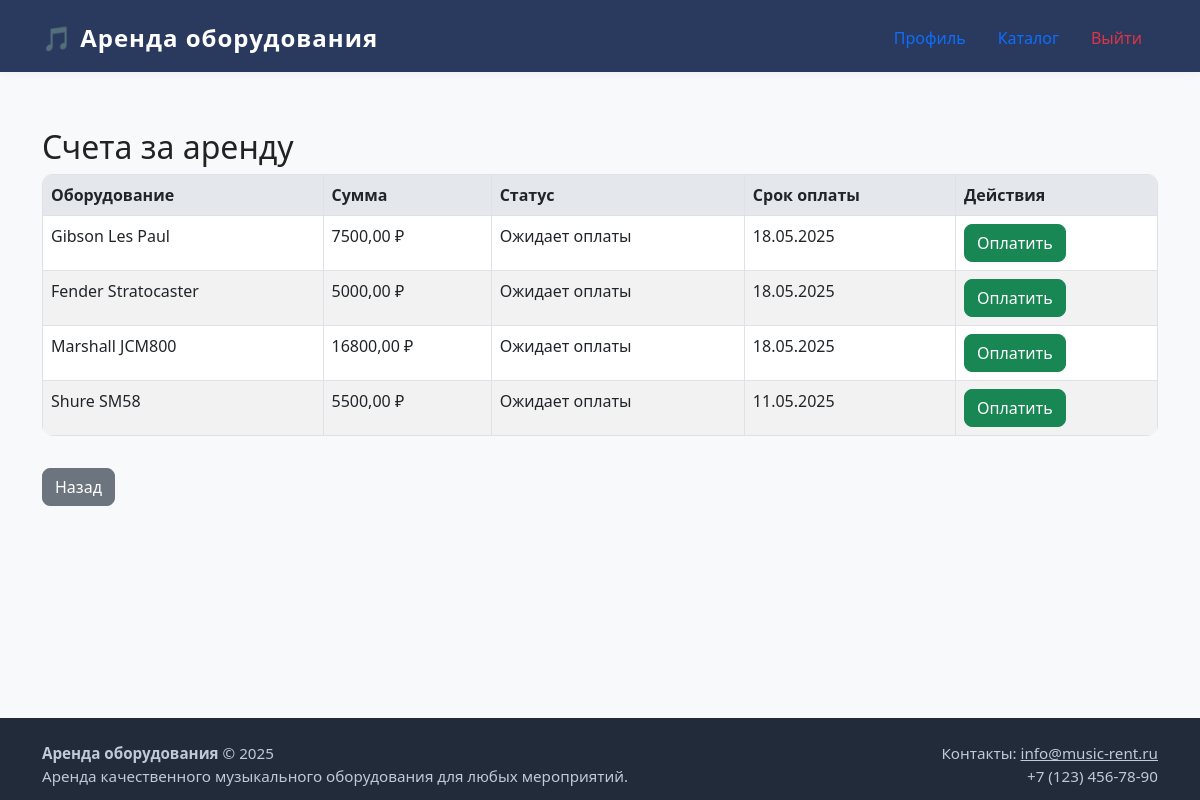
Screenshot of /client/invoices/ (signed in) with the database file from the repository.
### rental/models.py (models this page shows, shortened)
class Invoice(models.Model):
    STATUS_CHOICES = [
        ('pending', 'Ожидает оплаты'),
        ('paid', 'Оплачен'),
        ('cancelled', 'Отменен'),
    ]
    contract = models.ForeignKey(Contract, on_delete=models.CASCADE, related_name='invoices')
    amount = models.DecimalField(max_digits=10, decimal_places=2)
    status = models.CharField(max_length=20, choices=STATUS_CHOICES, default='pending')
    created_at = models.DateTimeField(auto_now_add=True)
    paid_at = models.DateTimeField(null=True, blank=True)
    due_date = models.DateField()
    payment_method = models.CharField(max_length=50, blank=True)
    notes = models.TextField(blank=True)

class Contract(models.Model):
    STATUS_CHOICES = [
        ('draft', 'Черновик'),
        ('active', 'Активный'),
        ('completed', 'Завершен'),
        ('cancelled', 'Отменен'),
    ]
    rental_request = models.OneToOneField(RentalRequest, on_delete=models.CASCADE, related_name='contract')
    manager = models.ForeignKey(Employee, on_delete=models.SET_NULL, null=True, related_name='contracts')
    client = models.ForeignKey(Client, on_delete=models.CASCADE, related_name='contracts')
    equipment = models.ForeignKey(Equipment, on_delete=models.CASCADE)
    start_date = models.DateField()
    end_date = models.DateField()
    total_price = models.DecimalField(max_digits=10, decimal_places=2)
    status = models.CharField(max_length=20, choices=STATUS_CHOICES, default='draft')
    created_at = models.DateTimeField(auto_now_add=True)
    updated_at = models.DateTimeField(auto_now=True)
    notes = models.TextField(blank=True)

class Equipment(models.Model):
    CATEGORY_CHOICES = [
        ('guitar', 'Гитары'),
        ('microphone', 'Микрофоны'),
        ('drums', 'Барабаны'),
        ('amplifier', 'Усилители'),
    ]
    name = models.CharField(max_length=255)
    description = models.TextField(blank=True, null=True)
    category = models.CharField(max_length=20, choices=CATEGORY_CHOICES, default='guitar')
    price_per_day = models.DecimalField(max_digits=10, decimal_places=2)
    needs_repair = models.BooleanField(default=False)
    is_rented = models.BooleanField(default=False)
    photo = models.ImageField(upload_to='equipment_photos/', blank=True, null=True)

### rental/views.py (the view)
# urls.py: path('client/invoices/', views.client_invoices, name='client_invoices'),
@login_required
def client_invoices(request):
    if not hasattr(request.user, 'client'):
        return redirect('dashboard')
    invoices = Invoice.objects.filter(contract__client=request.user.client).select_related('contract', 'contract__equipment')
    return render(request, 'rental/client_invoices.html', {'invoices': invoices})

### rental/templates/rental/client_invoices.html (shortened to what this page needs)
{% extends "rental/base.html" %}
{% block content %}
<h2>Счета за аренду</h2>
{% if invoices %}
<table class="table table-striped table-bordered">
    <tr>
        <th>Оборудование</th>
        <th>Сумма</th>
        <th>Статус</th>
        <th>Срок оплаты</th>
        <th>Действия</th>
    </tr>
    {% for invoice in invoices %}
    <tr>
        <td>{{ invoice.contract.equipment.name }}</td>
        <td>{{ invoice.amount }} ₽</td>
        <td>{{ invoice.get_status_display }}</td>
        <td>{{ invoice.due_date|date:"d.m.Y" }}</td>
        <td>
            {% if invoice.status == 'pending' %}
                <form method="post" action="#" style="display:inline;">
                    <button type="button" class="btn btn-success pay-invoice-btn" data-invoice-id="{{ invoice.id }}">Оплатить</button>
                </form>
            {% elif invoice.status == 'paid' %}
                <span class="text-success">Оплачен</span>
            {% else %}
                <span class="text-muted">{{ invoice.get_status_display }}</span>
            {% endif %}
        </td>
    </tr>
    {% endfor %}
</table>
{% else %}
<p>У вас пока нет счетов за аренду.</p>
{% endif %}
<a href="{% url 'dashboard' %}" class="btn btn-secondary mt-3">Назад</a>
{% endblock %}

### rental/static/css/custom.css (style rules this page uses)
body { background: #f7f9fb; color: #222; font-family: 'Segoe UI', 'Arial', sans-serif; min-height: 100vh; display: flex; flex-direction: column; }
.btn, button { border-radius: 8px !important; font-weight: 500; transition: background 0.2s, color 0.2s, box-shadow 0.2s; }
.table { background: #fff; border-radius: 10px; overflow: hidden; }
.table th { background: #f0f4fa; font-weight: 600; }
html, body { height: 100%; }

### rows the page displays
Invoice: contract.equipment.name "Gibson Les Paul", amount "7500,00", status "Ожидает оплаты", due_date "18.05.2025"
Invoice: contract.equipment.name "Fender Stratocaster", amount "5000,00", status "Ожидает оплаты", due_date "18.05.2025"
Invoice: contract.equipment.name "Marshall JCM800", amount "16800,00", status "Ожидает оплаты", due_date "18.05.2025"
Invoice: contract.equipment.name "Shure SM58", amount "5500,00", status "Ожидает оплаты", due_date "11.05.2025"
